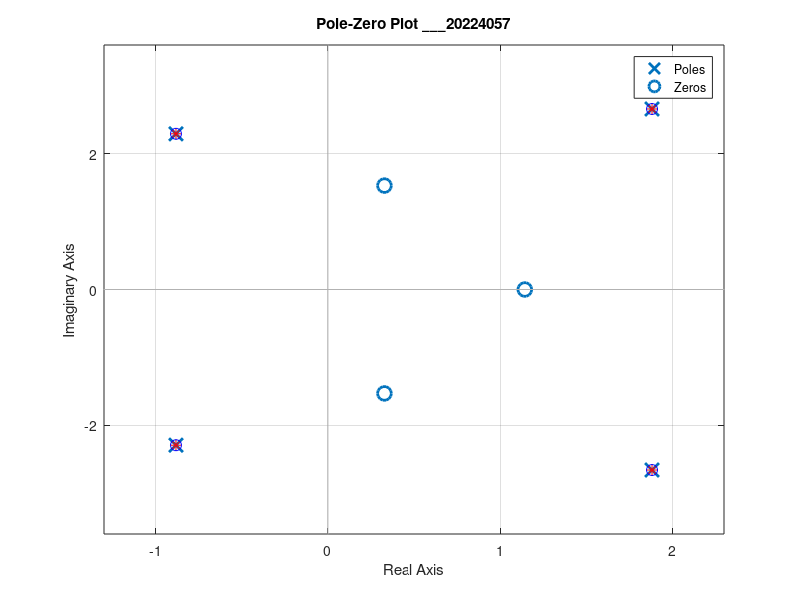

This figure's MATLAB source:
%define the numerator coefficients of transfer function
num = [5 -9 16 -14];

%define the denominator coefficients of transfer function
den = [1 -2 10 -4 64];

%create the transfer function
sys = tf(num, den);

%plot the pole-zero plot map
figure;

pzmap(sys);
hold on;
poles = pole(sys);
zeros = zero(sys);

%plot poles
plot(real(poles),imag(poles), 'r*','MarkerSize',8,'DisplayName','Poles');

%plot zeros
plot(real(poles),imag(poles), 'bo','MarkerSize',8,'DisplayName','zeros');

title('Pole-Zero Plot ___20224057');
legend('Poles','Zeros');
grid on;
